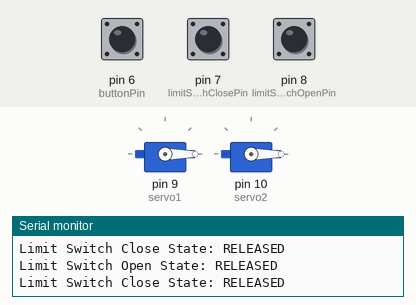
This sketch was run on a simulated Arduino Uno, built with avr-gcc and run on an emulated ATmega328P. On the bench: 2 × servo, the last lines printed to the serial monitor. The test bench sets the inputs (shaded band); at power-on: pin 6 (buttonPin) LOW, pin 7 (limitSwitchClosePin) HIGH, pin 8 (limitSwitchOpenPin) HIGH.

Above: at 1.8 s.
1.9 s: pin 6 (buttonPin) pulled HIGH for 0.6 s
At 2.58 s:
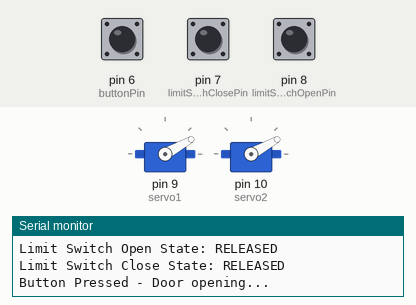
At 5.3 s:
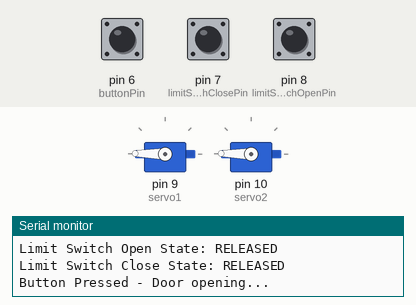
7.0 s: pin 6 (buttonPin) pulled HIGH for 1 s
10.0 s: pin 7 (limitSwitchClosePin) pulled LOW for 1 s
At 10.0 s:
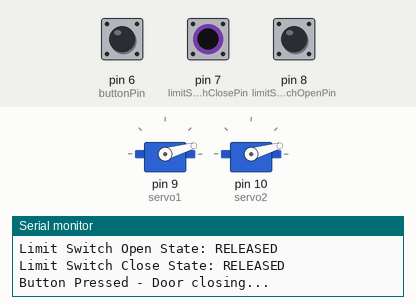
14.6 s: pin 6 (buttonPin) pulled HIGH for 0.6 s
Timing chart, 0 to 18.7 s (numbered marks = the images above; inputs shaded):
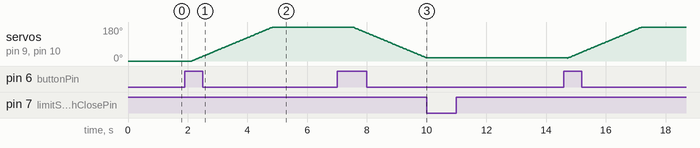

Measured:
- after the input at 1.9 s, servo on pin 9 (servo1), servo on pin 10 (servo2): moves from 0° to 179° over 2.7 s, starting after 0.23 s
- after the input at 10.0 s, servo on pin 9 (servo1), servo on pin 10 (servo2): stays 16° (without the input it goes to 14° after 0.02 s)

The sketch:

Lab_Work_codes.ino
```cpp
#include <Servo.h>

Servo servo1;  // create servo object to control a servo
Servo servo2;

const int buttonPin = 6; //used to be 2
int buttonState = 0;
int lastButtonState = 0; // for detecting button state changes
bool doorOpen = false;   // state to keep track of door position


// Define limit switches on pins 7 and 6
const int limitSwitchOpenPin = 8;
const int limitSwitchClosePin = 7;

// Track the current position of the servos
int currentPosition = 0;

void setup() {
  Serial.begin(9600);

  pinMode(buttonPin, INPUT);

  // Set limit switch pins as input with internal pull-ups
  pinMode(limitSwitchOpenPin, INPUT_PULLUP);
  pinMode(limitSwitchClosePin, INPUT_PULLUP);

  servo1.attach(9);
  servo2.attach(10);

  // Initialize servos to closed position
  servo1.write(currentPosition);
  servo2.write(currentPosition);

  Serial.println("Setup complete. Monitoring limit switches...");
}

void loop() {
  buttonState = digitalRead(buttonPin);

  // Read limit switch states
  int limitSwitchOpenState = digitalRead(limitSwitchOpenPin);
  int limitSwitchCloseState = digitalRead(limitSwitchClosePin);

  // Print limit switch states to the Serial Monitor
  Serial.print("Limit Switch Open State: ");
  Serial.println(limitSwitchOpenState == LOW ? "PRESSED" : "RELEASED");

  Serial.print("Limit Switch Close State: ");
  Serial.println(limitSwitchCloseState == LOW ? "PRESSED" : "RELEASED");

  // Check if the button is pressed (and handle toggle)
  if (buttonState != lastButtonState) { // if button state has changed
    if (buttonState == HIGH) {          // if button is now pressed
      doorOpen = !doorOpen;             // toggle door state

      if (doorOpen) {
        Serial.println("Button Pressed - Door opening...");
        openDoors();
      } else {
        Serial.println("Button Pressed - Door closing...");
        closeDoors();
      }
    }
    delay(50);  // simple debounce
  }

  lastButtonState = buttonState;
  delay(500); // Slow down loop for readability in Serial Monitor
}

void openDoors() {


  while (currentPosition < 180) {
    // Stop if open limit switch is triggered
    if (digitalRead(limitSwitchOpenPin) == LOW) {
      Serial.println("Open Limit Switch Triggered - Stopping");
      break;
    }
    servo1.write(currentPosition);
    servo2.write(currentPosition);
    currentPosition++;  // Move to the next angle
    delay(15);
  }
}

void closeDoors() {

  while (currentPosition > 0) {
    // Stop if close limit switch is triggered
    if (digitalRead(limitSwitchClosePin) == LOW) {
      Serial.println("Close Limit Switch Triggered - Stopping");
      break;
    }
    servo1.write(currentPosition);
    servo2.write(currentPosition);
    currentPosition--;  // Move to the previous angle
    delay(15);
  }
}
```
